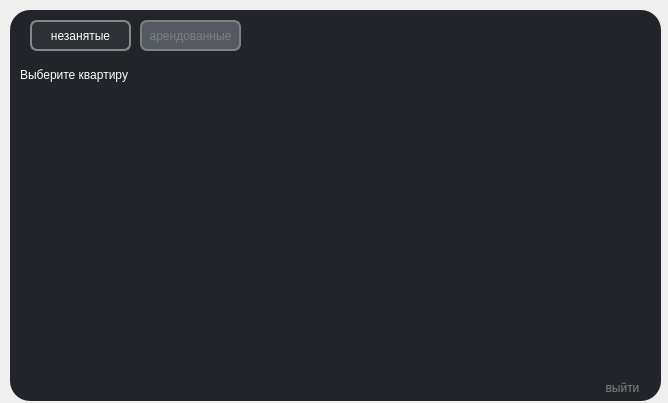
<?xml version="1.0" encoding="UTF-8"?>
<ui version="4.0">
 <class>Form</class>
 <widget class="QWidget" name="Form">
  <property name="geometry">
   <rect>
    <x>0</x>
    <y>0</y>
    <width>668</width>
    <height>403</height>
   </rect>
  </property>
  <property name="windowTitle">
   <string>Form</string>
  </property>
  <property name="styleSheet">
   <string notr="true">* {
	background-color: 0;
	border: 0;
	border-radius: 0;
}
*:hover {
	background-color: 0;
	border: 0;
	border-radius: 0;
}</string>
  </property>
  <widget class="QPushButton" name="rented">
   <property name="enabled">
    <bool>false</bool>
   </property>
   <property name="geometry">
    <rect>
     <x>140</x>
     <y>20</y>
     <width>101</width>
     <height>31</height>
    </rect>
   </property>
   <property name="styleSheet">
    <string notr="true">* {
color: white;
background-color: #2d3035;
border: 2px solid #878787;
border-radius: 7px;
}

*:hover {
border: 2px solid #DBDBDB;
}

*:disabled {
	background-color: #555A62;
	color: gray;
	border-color: gray;
}

</string>
   </property>
   <property name="text">
    <string>арендованные</string>
   </property>
  </widget>
  <widget class="QPushButton" name="closeButton">
   <property name="geometry">
    <rect>
     <x>610</x>
     <y>20</y>
     <width>21</width>
     <height>21</height>
    </rect>
   </property>
   <property name="styleSheet">
    <string notr="true">* {
background-image: url(:/close/image/close.png);
}

*:hover {
background-image: url(:/close/image/close-red.png);
}</string>
   </property>
   <property name="text">
    <string/>
   </property>
  </widget>
  <widget class="QPushButton" name="hideButton">
   <property name="geometry">
    <rect>
     <x>580</x>
     <y>21</y>
     <width>21</width>
     <height>21</height>
    </rect>
   </property>
   <property name="styleSheet">
    <string notr="true">* {
background-image: url(:/hide/image/hide.png);
}

*:hover {
background-image: url(:/hide/image/hide-gray.png);
}</string>
   </property>
   <property name="text">
    <string/>
   </property>
  </widget>
  <widget class="QLabel" name="choose">
   <property name="geometry">
    <rect>
     <x>20</x>
     <y>60</y>
     <width>121</width>
     <height>30</height>
    </rect>
   </property>
   <property name="styleSheet">
    <string notr="true">color: white;
font: 8pt &quot;Montserrat&quot;;</string>
   </property>
   <property name="text">
    <string>Выберите квартиру</string>
   </property>
  </widget>
  <widget class="QPushButton" name="unoccupied">
   <property name="enabled">
    <bool>true</bool>
   </property>
   <property name="geometry">
    <rect>
     <x>30</x>
     <y>20</y>
     <width>101</width>
     <height>31</height>
    </rect>
   </property>
   <property name="styleSheet">
    <string notr="true">* {
color: white;
background-color: #2d3035;
border: 2px solid #878787;
border-radius: 7px;
}

*:hover {
border: 2px solid #DBDBDB;
}

*:disabled {
	background-color: #555A62;
	color: gray;
	border-color: gray;
}
</string>
   </property>
   <property name="text">
    <string>незанятые</string>
   </property>
  </widget>
  <widget class="QPushButton" name="exit">
   <property name="geometry">
    <rect>
     <x>585</x>
     <y>378</y>
     <width>75</width>
     <height>20</height>
    </rect>
   </property>
   <property name="styleSheet">
    <string notr="true">* {
color: gray;
}
*:hover {
color: red;
}</string>
   </property>
   <property name="text">
    <string>выйти</string>
   </property>
  </widget>
  <widget class="QFrame" name="frame">
   <property name="geometry">
    <rect>
     <x>10</x>
     <y>10</y>
     <width>651</width>
     <height>391</height>
    </rect>
   </property>
   <property name="styleSheet">
    <string notr="true">background-color: #212529;
border-radius: 20px</string>
   </property>
   <property name="frameShape">
    <enum>QFrame::StyledPanel</enum>
   </property>
   <property name="frameShadow">
    <enum>QFrame::Raised</enum>
   </property>
   <widget class="QScrollArea" name="scroll">
    <property name="geometry">
     <rect>
      <x>10</x>
      <y>80</y>
      <width>631</width>
      <height>281</height>
     </rect>
    </property>
    <property name="styleSheet">
     <string notr="true">* {
background-color: #212529;
color: white;
}</string>
    </property>
    <property name="widgetResizable">
     <bool>true</bool>
    </property>
    <widget class="QWidget" name="scrollAreaWidgetContents">
     <property name="geometry">
      <rect>
       <x>0</x>
       <y>0</y>
       <width>631</width>
       <height>281</height>
      </rect>
     </property>
    </widget>
   </widget>
  </widget>
  <zorder>frame</zorder>
  <zorder>rented</zorder>
  <zorder>closeButton</zorder>
  <zorder>hideButton</zorder>
  <zorder>choose</zorder>
  <zorder>unoccupied</zorder>
  <zorder>exit</zorder>
 </widget>
 <resources>
  <include location="source.qrc"/>
 </resources>
 <connections/>
</ui>
